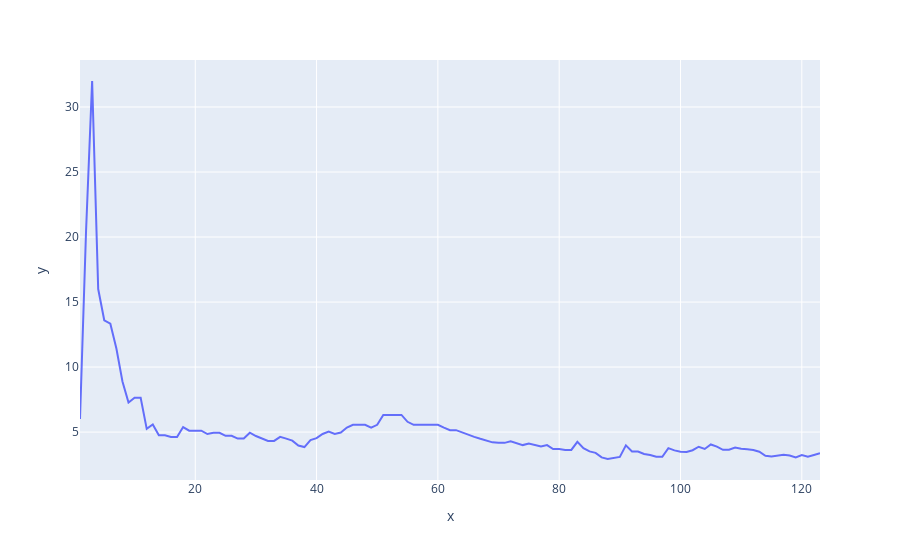

Notebook code for this chart:
### Code cell
fig = px.line(x=np.arange(1,124), y=itr_ro[0,:,5]/itr_gd[:,5])
fig.show()
